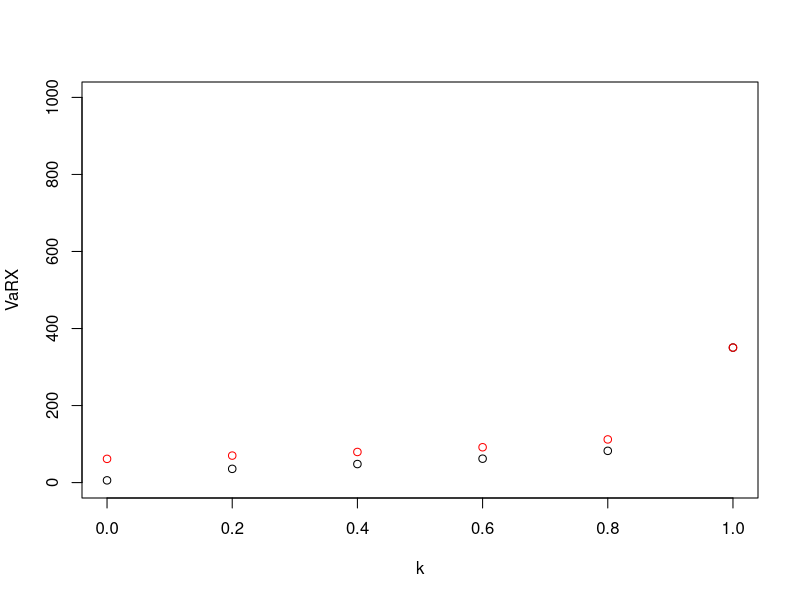
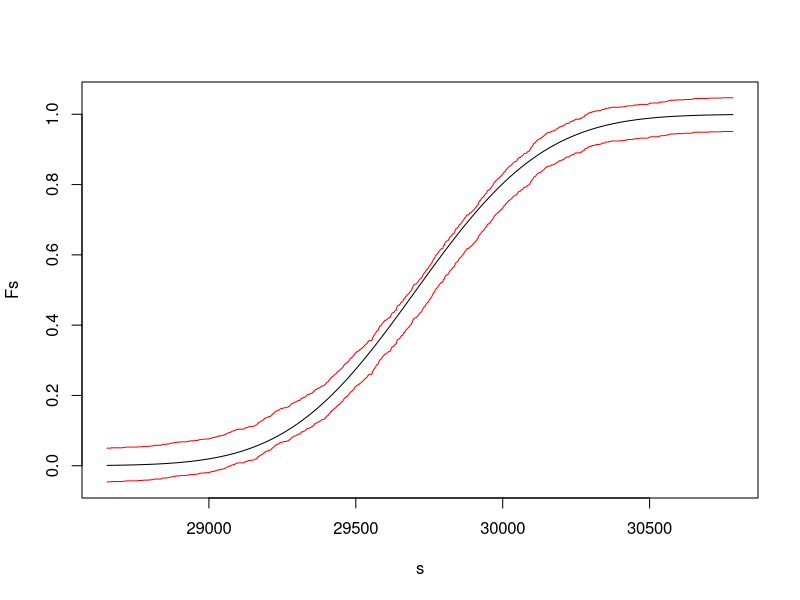
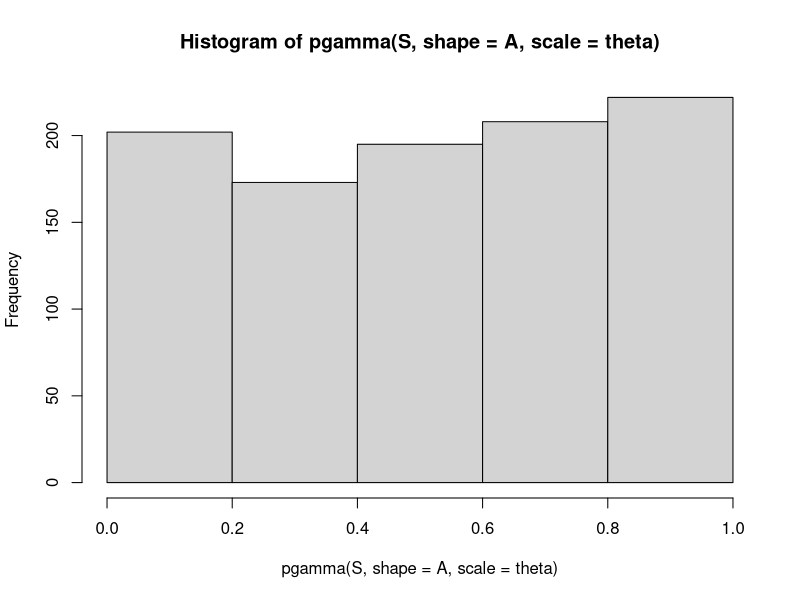

Recreate these plots in R, in order. (Note: this script raises an error after producing the figures.)
## ---- chunk 1
u <- 4
s <- 0.5
n <- 1e4
X <- rlnorm( n, meanlog = u, sdlog = s )
k <- seq( 0, 1, 0.2 ) 
VaRX <- quantile( X, probs = k, names = FALSE )
TVaRX <- sapply( 
  1:length( VaRX ), 
  FUN = function( i ) ifelse( k[ i ] < 1, ( 1 / ( 1 - k[ i ] ) ) * mean( X * ( X > VaRX[ i ] ) ), max( X ) ) )
## ---- chunk 2
plot( k, VaRX, ylim = c( 0, 1e3 ) )
points( k, TVaRX, col = 'red' )
## ---- chunk 3
# número de unidades aseguradas
n <- 1000

# parámetros para cada X_i
a <- runif( n, 5, 10 )

# parámetro theta, común a todas las X_i
theta <- 4

# parámetro para S
A <- sum( a )
## ---- chunk 4
EX <- a * theta
VX <- a * theta^2
ES <- sum( EX )
VS <- sum( VX )
SDS <- sqrt( VS )
## ---- chunk 5
m <- 1e5
S <- rgamma( m, shape = A, scale = theta )
## ---- chunk 6
P <- ES
P <- mean( S )

alpha <- 0.95
P_avg <- ( 1 + alpha ) * ES
P_avg <- ( 1 + alpha ) * mean( S )

P_var <- ES + alpha * VS
P_var <- mean( S ) + alpha * var( S )

P_sde <- ES + alpha * SDS
P_sde <- mean( S ) + alpha * sd( S )

VaRS <- qgamma( alpha, shape = A, scale = theta )
P_VaR <- VaRS
P_VaR <- quantile( S, probs = alpha )

P_TVaR <- ( 1 / ( 1 - alpha ) ) * ( A * theta ) * ( 1 - pgamma( VaRS, shape = A + 1, scale = theta ) )
P_TVaR <- ( 1 / ( 1 - alpha ) ) * integrate( f = function( u ) qgamma( u, shape = A, scale = theta ), alpha, 1 )$value
P_TVaR <- mean( sapply( runif( m, alpha, 1 ), FUN = function( k ) qgamma( k, shape = A, scale = theta ) ) )
I <- as.numeric( S > VaRS )
P_TVaR <- mean( S * I ) / mean( I )
## ---- chunk 7
n <- 1e3
S <- rgamma( n, shape = A, scale = theta )
smin <- qgamma( 0.001, shape = A, scale = theta )
smax <- qgamma( 0.999, shape = A, scale = theta )
s <- seq( smin, smax, length.out = 1000 )
Fns <- ecdf( S )( s )
Fs <- pgamma( s, shape = A, scale = theta )

alph <- 0.02
er <- sqrt( log( 2 / alph ) / ( 2 * n ) )
mean( abs( Fs - Fns ) > er )

plot( s, Fs, type = 'l', ylim = c( -er, 1 + er ) )
points( s, Fns - er, col = 'red', type = 'l' )
points( s, Fns + er, col = 'red', type = 'l' )

hist( pgamma( S, shape = A, scale = theta ), breaks = 5 )
## ---- chunk 8
n <- 1e5
l <- 3
dat <- data.table( id = 1:n, k = rpois( n, lambda = l )  )
datf <- dat[ , list( fk = .N ), by = k ]
setorder( datf, k )
datf[ , fks := shift( fk, n = 1 ) ]
datf[ , gk := k * fk / fks ]
datf <- datf[ !is.na( gk ) ]
plot( datf$k, datf$gk )
## ---- chunk 9
dflm <- lm( formula = gk ~ k, data = datf, method = 'qr' )
a <- coef( dflm )[ 2 ]
b <- coef( dflm )[ 1 ]
p0 <- exp( -b )
k <- seq( 1, 100, 1 )
p <- p0 * cumprod( c( 1, a + b / k ) )
sum( p )
k <- seq( 0, 100, 1 )
sum( dpois( k, lambda = l ) )
EN <- sum( k * p )
## ---- chunk 10
D <- function( x, d ) return( max( x - d, 0 ) )
d <- 100
u <- 6
s <- 0.3
n <- 1e3
X <- rlnorm( n, meanlog = u, sdlog = s )
DX <- sapply( X, FUN = D, d )
x <- seq( 0, 1e3, length.out = 500 )
FXe <- ecdf( X )
FDXe <- ecdf( DX )
Fx <- sapply( x, FUN = function( x ) FXe( x ) )
FDx <- sapply( x, FUN = function( x ) FDXe( x ) )
plot( x, Fx, type = 's' )
points( x, FDx, type = 's', col = 'blue' )
## ---- chunk 11
D <- function( x, M ) return( min( x, M ) )
M <- 600
u <- 6
s <- 0.3
n <- 1e4
X <- rlnorm( n, meanlog = u, sdlog = s )
DX <- sapply( X, FUN = D, M )
x <- seq( 0, 1e3, length.out = 500 )
FXe <- ecdf( X )
FDXe <- ecdf( DX )
Fx <- sapply( x, FUN = function( x ) FXe( x ) )
FDx <- sapply( x, FUN = function( x ) FDXe( x ) )
plot( x, Fx, type = 's' )
points( x, FDx, type = 's', col = 'blue' )
## ---- chunk 12
rm( list = ls()[ ls() != 'def.chunk.hook' ] )
